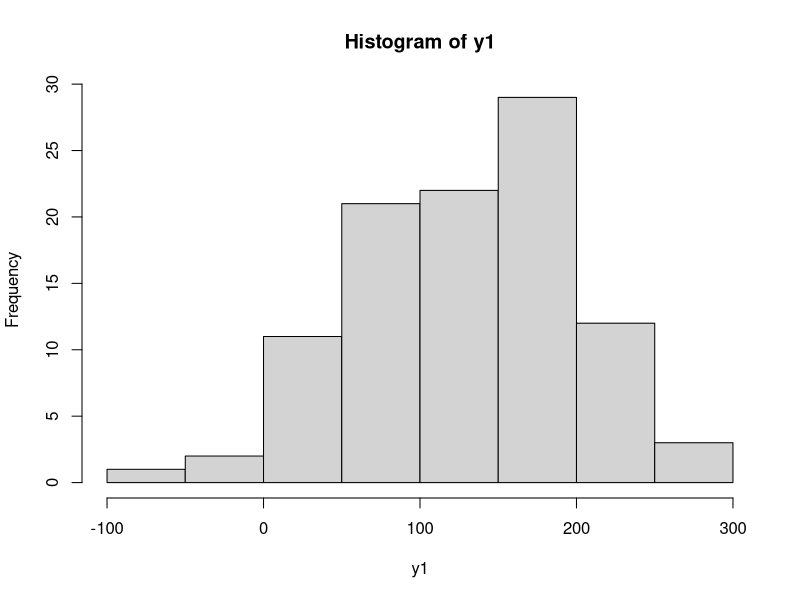
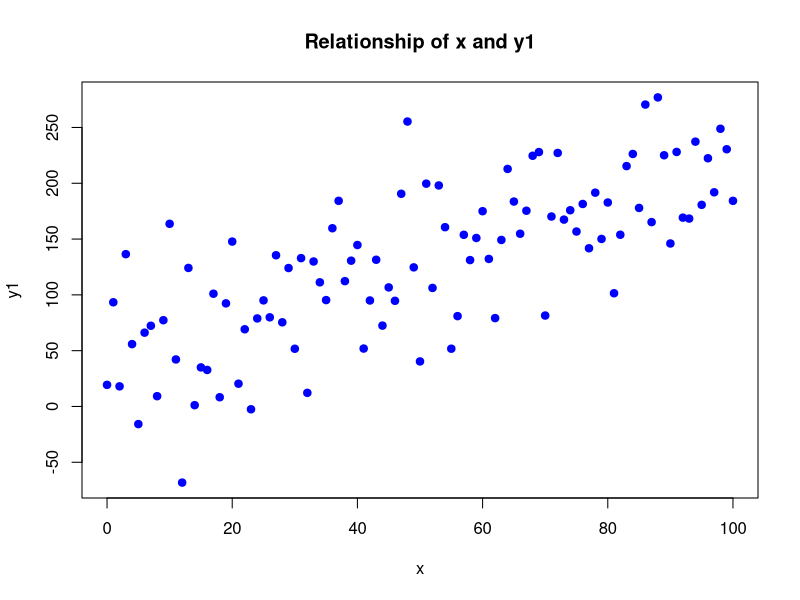

Write R code to recreate these figures, in order. (Note: this script raises an error after producing the figures.)
getwd()


## Exercise 1 - Random mass of data

# Creating the data mass (although random, y has
# a relation with the data of x)
x <- seq(0, 100)
x

y <- 2 * x + 35
y

# Generating a normal distribution
y1 <- y + rnorm(101, 0, 50)
y1

hist(y1)

# I - Create a plot of the relationship of x and y1
plot(x, y1, pch = 19, col = "blue", xlab = "x", ylab = "y1", main = "Relationship of x and y1")

# II - Create a regression model for the two variables x and y1
model <- lm(y1 ~ x)
model

summary(modelo)

# III - Capture the coefficients
a <- model$coefficients[1]
a

b <- model$coefficients[2]
b

# Regression Formula
y2 <- a + b*x

# IV - View the regression line
lines(x, y2, col = "red", lwd = 2)

# Simulating other possible regression lines
y3 <- (y2[51]-50*(b-1))+(b-1)*x
y4 <- (y2[51]-50*(b+1))+(b+1)*x
y5 <- (y2[51]-50*(b+2))+(b+2)*x
lines(x,y3,lty=3)
lines(x,y4,lty=3)
lines(x,y5,lty=3)


## Exercise 2 - Research on age and reaction time

# Creating the data
Age <- c(9,13,14,21,15,18,20,8,14,23,16,21,10,12,20,
           9,13,5,15,21)

Time <- c(17.87,13.75,12.72,6.98,11.01,10.48,10.19,19.11,
           12.72,0.45,10.67,1.59,14.91,14.14,9.40,16.23,
           12.74,20.64,12.34,6.44)

# I - Create a ScatterPlot
plot(Age, Time, pch = 19, col = "blue", xlab = "Age", ylab = "Time", main = "Scatter Plot - Age vs. Time" )

# II - Create a regression model
model <- lm(Time ~ Age)
model

summary(model)

# III - Calculate the regression line
a <- model$coefficients[1]
a

b <- model$coefficients[2]
b

y2 <- 25.8134 - 0.9491 * Age
y2

# IV - Create the line graph
lines(Age, y2, col = "red", lwd = 2)

## Exercise 3 - Relationship between height and weight

# Creating the data
heights = c(176, 154, 138, 196, 132, 176, 181, 169, 150, 175)
weights = c(82, 49, 53, 112, 47, 69, 77, 71, 62, 78)

plot(heights, weights, pch = 16, cex = 1.3, col = "blue", 
     main = "Height x Weight", 
     ylab = "Body Weight (kg)", 
     xlab = "Height (cm)")

# I - Create a regression model
model <- lm(weights ~ heights)

# Viewing the model
model

summary(model)

# II - Generate the regression line
a <- model$coefficients[1]
a

b <- model$coefficients[2]
b

y2 <- a + b*heights
y2

# other way
# abline(a, b)

lines(heights, y2, col = "red", lwd = 2)

# Make weight predictions based on the new height list
heights2 = data.frame(c(179, 152, 134, 197, 131, 178, 185, 162, 155, 172))

weight_predictions <- predict(model, newdata = heights2)
weight_predictions

# Plot
plot(heights, weights, pch = 16, cex = 1.3, col = "blue", 
     main = "Height x Weight", 
     ylab = "Body Weight (kg)", 
     xlab = "Height (cm)")

# Building the regression line
abline(lm(weights ~ heights)) 

# Getting the size of one of the data samples
num <- length(heights)
num

# Generating a graph with residual values
for (k in 1: num)  
  lines(c(heights[k], heights[k]), 
        c(weights[k], weights[k]))

# Generating graphics with the distribution of residuals
par(mfrow = c(2,2))
plot(modelo)

